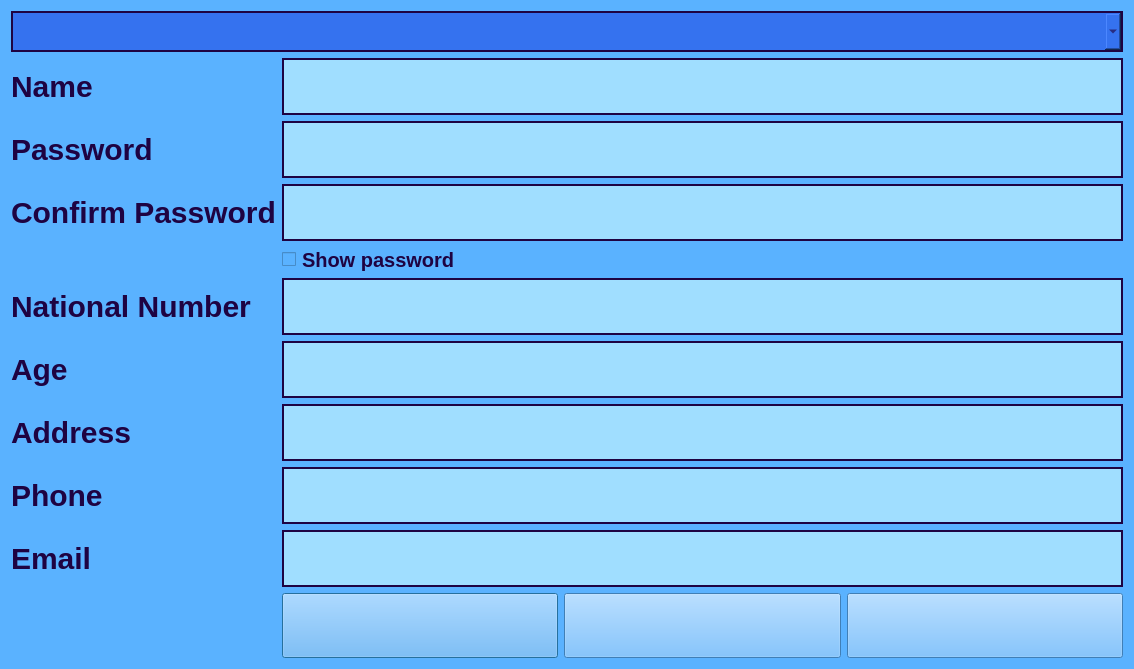
<?xml version="1.0" encoding="UTF-8"?>
<ui version="4.0">
 <class>Customer</class>
 <widget class="QDialog" name="Customer">
  <property name="geometry">
   <rect>
    <x>0</x>
    <y>0</y>
    <width>1134</width>
    <height>656</height>
   </rect>
  </property>
  <property name="sizePolicy">
   <sizepolicy hsizetype="MinimumExpanding" vsizetype="MinimumExpanding">
    <horstretch>0</horstretch>
    <verstretch>0</verstretch>
   </sizepolicy>
  </property>
  <property name="windowTitle">
   <string>Dialog</string>
  </property>
  <property name="styleSheet">
   <string notr="true">    background-color: #5AB2FF;</string>
  </property>
  <layout class="QFormLayout" name="formLayout_4">
   <item row="0" column="0" colspan="2">
    <widget class="QComboBox" name="comboBox">
     <property name="styleSheet">
      <string notr="true">border: 2px solid #1E0342;
background-color: #3572EF;
color: #1E0342;
font:30px;</string>
     </property>
    </widget>
   </item>
   <item row="2" column="0">
    <widget class="QLabel" name="label_Name">
     <property name="sizePolicy">
      <sizepolicy hsizetype="MinimumExpanding" vsizetype="MinimumExpanding">
       <horstretch>0</horstretch>
       <verstretch>0</verstretch>
      </sizepolicy>
     </property>
     <property name="styleSheet">
      <string notr="true">color: #1E0342;
font-weight: bold;
font-size: 30px;
background: transparent; 
border: none;
</string>
     </property>
     <property name="text">
      <string>Name</string>
     </property>
    </widget>
   </item>
   <item row="2" column="1">
    <widget class="QLineEdit" name="lineEdit_Name">
     <property name="sizePolicy">
      <sizepolicy hsizetype="MinimumExpanding" vsizetype="MinimumExpanding">
       <horstretch>0</horstretch>
       <verstretch>0</verstretch>
      </sizepolicy>
     </property>
     <property name="styleSheet">
      <string notr="true">font-weight: bold;
font-size: 45px;
border-radius: 50px; 
border: 2px solid #1E0342;
background-color: #A0DEFF;
color: #1E0342;
</string>
     </property>
    </widget>
   </item>
   <item row="3" column="0">
    <widget class="QLabel" name="label_Pass">
     <property name="sizePolicy">
      <sizepolicy hsizetype="MinimumExpanding" vsizetype="MinimumExpanding">
       <horstretch>0</horstretch>
       <verstretch>0</verstretch>
      </sizepolicy>
     </property>
     <property name="styleSheet">
      <string notr="true">color: #1E0342;
font-weight: bold;
font-size: 30px;
background: transparent; 
border: none;
</string>
     </property>
     <property name="text">
      <string>Password</string>
     </property>
    </widget>
   </item>
   <item row="3" column="1">
    <widget class="QLineEdit" name="lineEdit_Password">
     <property name="sizePolicy">
      <sizepolicy hsizetype="MinimumExpanding" vsizetype="MinimumExpanding">
       <horstretch>0</horstretch>
       <verstretch>0</verstretch>
      </sizepolicy>
     </property>
     <property name="styleSheet">
      <string notr="true">font-weight: bold;
font-size: 45px;
border-radius: 50px; 
border: 2px solid #1E0342;
background-color: #A0DEFF;
color: #1E0342;
</string>
     </property>
     <property name="echoMode">
      <enum>QLineEdit::EchoMode::Password</enum>
     </property>
    </widget>
   </item>
   <item row="4" column="0">
    <widget class="QLabel" name="label_CPass">
     <property name="sizePolicy">
      <sizepolicy hsizetype="MinimumExpanding" vsizetype="MinimumExpanding">
       <horstretch>0</horstretch>
       <verstretch>0</verstretch>
      </sizepolicy>
     </property>
     <property name="styleSheet">
      <string notr="true">color: #1E0342;
font-weight: bold;
font-size: 30px;
background: transparent; 
border: none;
</string>
     </property>
     <property name="text">
      <string>Confirm Password</string>
     </property>
    </widget>
   </item>
   <item row="4" column="1">
    <widget class="QLineEdit" name="lineEdit_Confirm_Password">
     <property name="sizePolicy">
      <sizepolicy hsizetype="MinimumExpanding" vsizetype="MinimumExpanding">
       <horstretch>0</horstretch>
       <verstretch>0</verstretch>
      </sizepolicy>
     </property>
     <property name="styleSheet">
      <string notr="true">font-weight: bold;
font-size: 45px;
border-radius: 50px; 
border: 2px solid #1E0342;
background-color: #A0DEFF;
color: #1E0342;
</string>
     </property>
     <property name="echoMode">
      <enum>QLineEdit::EchoMode::Password</enum>
     </property>
    </widget>
   </item>
   <item row="6" column="0">
    <widget class="QLabel" name="label_NN">
     <property name="sizePolicy">
      <sizepolicy hsizetype="MinimumExpanding" vsizetype="MinimumExpanding">
       <horstretch>0</horstretch>
       <verstretch>0</verstretch>
      </sizepolicy>
     </property>
     <property name="styleSheet">
      <string notr="true">color: #1E0342;
font-weight: bold;
font-size: 30px;
background: transparent; 
border: none;
</string>
     </property>
     <property name="text">
      <string>National Number</string>
     </property>
    </widget>
   </item>
   <item row="6" column="1">
    <widget class="QLineEdit" name="lineEdit_NN">
     <property name="sizePolicy">
      <sizepolicy hsizetype="MinimumExpanding" vsizetype="MinimumExpanding">
       <horstretch>0</horstretch>
       <verstretch>0</verstretch>
      </sizepolicy>
     </property>
     <property name="styleSheet">
      <string notr="true">font-weight: bold;
font-size: 45px;
border-radius: 50px; 
border: 2px solid #1E0342;
background-color: #A0DEFF;
color: #1E0342;
</string>
     </property>
    </widget>
   </item>
   <item row="7" column="0">
    <widget class="QLabel" name="label_Age">
     <property name="sizePolicy">
      <sizepolicy hsizetype="MinimumExpanding" vsizetype="MinimumExpanding">
       <horstretch>0</horstretch>
       <verstretch>0</verstretch>
      </sizepolicy>
     </property>
     <property name="styleSheet">
      <string notr="true">color: #1E0342;
font-weight: bold;
font-size: 30px;
background: transparent; 
border: none;
</string>
     </property>
     <property name="text">
      <string>Age</string>
     </property>
    </widget>
   </item>
   <item row="7" column="1">
    <widget class="QLineEdit" name="lineEdit_Age">
     <property name="sizePolicy">
      <sizepolicy hsizetype="MinimumExpanding" vsizetype="MinimumExpanding">
       <horstretch>0</horstretch>
       <verstretch>0</verstretch>
      </sizepolicy>
     </property>
     <property name="styleSheet">
      <string notr="true">font-weight: bold;
font-size: 45px;
border-radius: 50px; 
border: 2px solid #1E0342;
background-color: #A0DEFF;
color: #1E0342;
</string>
     </property>
    </widget>
   </item>
   <item row="8" column="0">
    <widget class="QLabel" name="label_Address">
     <property name="sizePolicy">
      <sizepolicy hsizetype="MinimumExpanding" vsizetype="MinimumExpanding">
       <horstretch>0</horstretch>
       <verstretch>0</verstretch>
      </sizepolicy>
     </property>
     <property name="styleSheet">
      <string notr="true">color: #1E0342;
font-weight: bold;
font-size: 30px;
background: transparent; 
border: none;
</string>
     </property>
     <property name="text">
      <string>Address</string>
     </property>
    </widget>
   </item>
   <item row="8" column="1">
    <widget class="QLineEdit" name="lineEdit_Address">
     <property name="sizePolicy">
      <sizepolicy hsizetype="MinimumExpanding" vsizetype="MinimumExpanding">
       <horstretch>0</horstretch>
       <verstretch>0</verstretch>
      </sizepolicy>
     </property>
     <property name="styleSheet">
      <string notr="true">font-weight: bold;
font-size: 45px;
border-radius: 50px; 
border: 2px solid #1E0342;
background-color: #A0DEFF;
color: #1E0342;
</string>
     </property>
    </widget>
   </item>
   <item row="9" column="0">
    <widget class="QLabel" name="label_Phone">
     <property name="styleSheet">
      <string notr="true">color: #1E0342;
font-weight: bold;
font-size: 30px;
background: transparent; 
border: none;
</string>
     </property>
     <property name="text">
      <string>Phone</string>
     </property>
    </widget>
   </item>
   <item row="9" column="1">
    <widget class="QLineEdit" name="lineEdit_Phone">
     <property name="sizePolicy">
      <sizepolicy hsizetype="MinimumExpanding" vsizetype="MinimumExpanding">
       <horstretch>0</horstretch>
       <verstretch>0</verstretch>
      </sizepolicy>
     </property>
     <property name="styleSheet">
      <string notr="true">font-weight: bold;
font-size: 45px;
border-radius: 50px; 
border: 2px solid #1E0342;
background-color: #A0DEFF;
color: #1E0342;
</string>
     </property>
    </widget>
   </item>
   <item row="10" column="0">
    <widget class="QLabel" name="label_Email">
     <property name="styleSheet">
      <string notr="true">color: #1E0342;
font-weight: bold;
font-size: 30px;
background: transparent; 
border: none;
</string>
     </property>
     <property name="text">
      <string>Email</string>
     </property>
    </widget>
   </item>
   <item row="10" column="1">
    <widget class="QLineEdit" name="lineEdit_Email">
     <property name="sizePolicy">
      <sizepolicy hsizetype="MinimumExpanding" vsizetype="MinimumExpanding">
       <horstretch>0</horstretch>
       <verstretch>0</verstretch>
      </sizepolicy>
     </property>
     <property name="styleSheet">
      <string notr="true">font-weight: bold;
font-size: 45px;
border-radius: 50px; 
border: 2px solid #1E0342;
background-color: #A0DEFF;
color: #1E0342;
</string>
     </property>
    </widget>
   </item>
   <item row="11" column="1">
    <layout class="QHBoxLayout" name="horizontalLayout_4">
     <item>
      <widget class="QPushButton" name="pushButton_Home">
       <property name="sizePolicy">
        <sizepolicy hsizetype="Preferred" vsizetype="Preferred">
         <horstretch>0</horstretch>
         <verstretch>0</verstretch>
        </sizepolicy>
       </property>
       <property name="styleSheet">
        <string notr="true">image: url(:/images/images/home-button.png);
font-weight: bold;
font-size: 50px;
</string>
       </property>
       <property name="text">
        <string/>
       </property>
      </widget>
     </item>
     <item>
      <widget class="QPushButton" name="pushButton">
       <property name="styleSheet">
        <string notr="true">font-weight: bold;
font-size: 50px;
image: url(:/images/images/back_unactive.png);
</string>
       </property>
       <property name="text">
        <string/>
       </property>
      </widget>
     </item>
     <item>
      <widget class="QPushButton" name="pushButton_Next">
       <property name="sizePolicy">
        <sizepolicy hsizetype="Preferred" vsizetype="Preferred">
         <horstretch>0</horstretch>
         <verstretch>0</verstretch>
        </sizepolicy>
       </property>
       <property name="styleSheet">
        <string notr="true">image: url(:/images/images/next-button.png);
font-weight: bold;
font-size: 50px;
</string>
       </property>
       <property name="text">
        <string/>
       </property>
      </widget>
     </item>
    </layout>
   </item>
   <item row="5" column="1">
    <widget class="QCheckBox" name="checkBox">
     <property name="styleSheet">
      <string notr="true">color: #1E0342;
font-weight: bold;
font-size: 20px;
border: none;
</string>
     </property>
     <property name="text">
      <string>Show password</string>
     </property>
    </widget>
   </item>
  </layout>
 </widget>
 <resources/>
 <connections/>
</ui>
